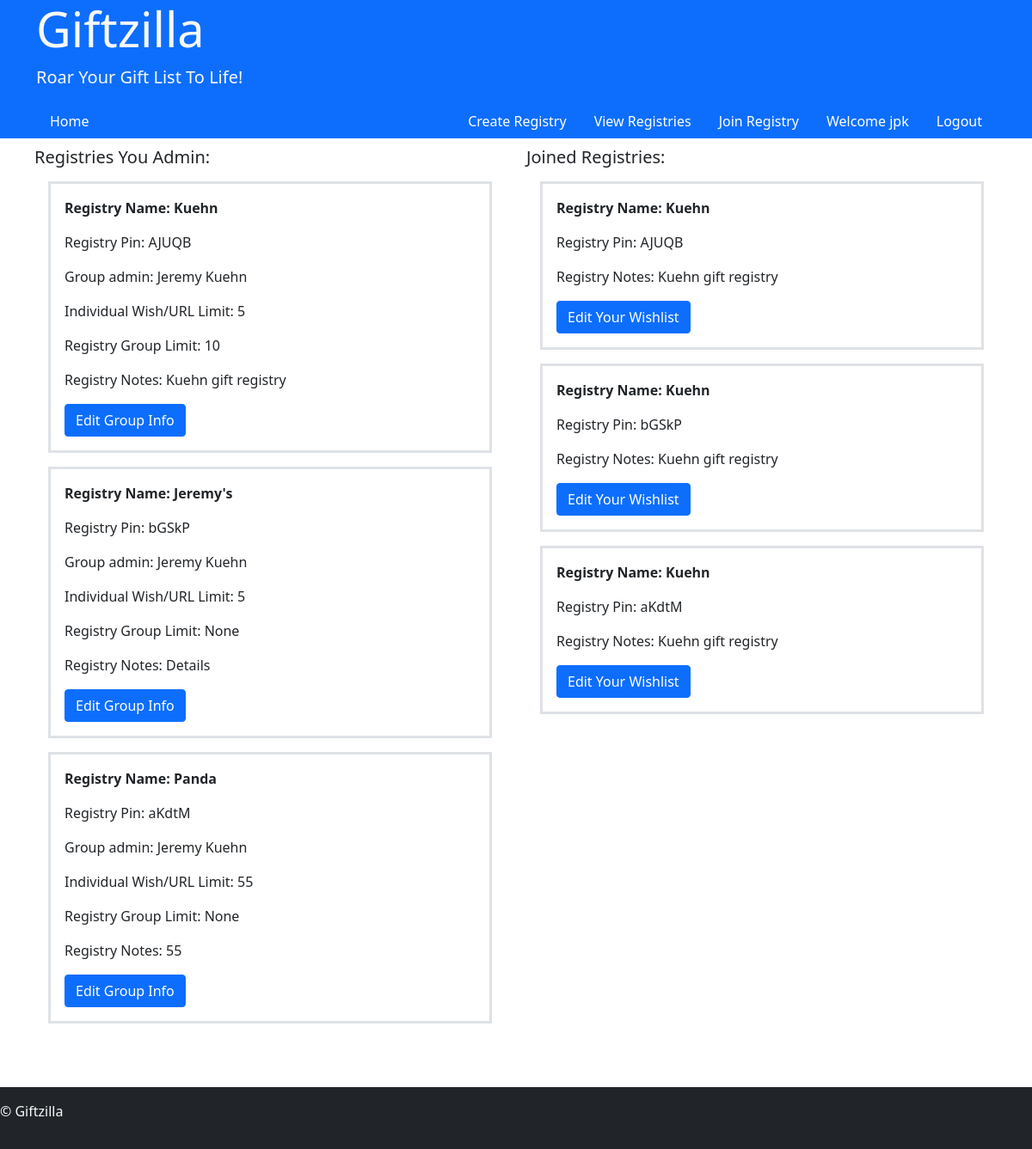
Page /user/1/viewreg (signed in) on the committed database.
### register/models.py (models this page shows, shortened)
class User(AbstractUser):
    groups = models.ManyToManyField(
        'auth.Group',
        related_name='web_users',
        blank=True,
        help_text='The groups this user belongs to. A user will get all permissions granted to each of their groups.',
        verbose_name='groups',
    )
    user_permissions = models.ManyToManyField(
        'auth.Permission',
        related_name='web_users',
        blank=True,
        help_text='Specific permissions for this user.',
        verbose_name='user permissions',
    )

### user/models.py (models this page shows, shortened)
class Registry(models.Model):
    regPin = models.CharField(max_length=5)
    admin = models.ForeignKey(User, on_delete=models.CASCADE)
    regName = models.CharField(max_length=25, verbose_name="Registry Group Name:")
    urlNumCap = models.IntegerField(default=5, verbose_name="Max Number Of Gift Request:", blank=True, null=True)
    spendLimit = models.IntegerField(blank=True, null=True, verbose_name="Max Spending Limit:")
    notes = models.TextField(blank=True, null=True, verbose_name="Notes")
    regGroupCap = models.IntegerField(blank=True, null=True, verbose_name="Max Number of Group Participants:")

class giftGroups(models.Model):
    groupPin = models.CharField(max_length=5)
    user = models.ForeignKey(User, on_delete=models.CASCADE)
    registry = models.ForeignKey(Registry, on_delete=models.CASCADE)

### user/views.py (the view)
# urls.py: path("<int:userID>/viewreg", views.viewReg, name="viewReg"),
@login_required
def viewReg(request, userID):
    if userID != request.user.id:
        return render(request, "index/404.html")
    else:
        user = User.objects.get(id=userID)
        try:
            adminRegs = Registry.objects.filter(admin=user)
        except ObjectDoesNotExist:
            adminRegs = None
        try:
            joinedRegs = giftGroups.objects.filter(user=user)
        except ObjectDoesNotExist:
            joinedRegs = None
        return render(request, "user/viewreg.html", {
            "adminRegs": adminRegs,
            "joinedRegs": joinedRegs
        })

### giftzilla/templates/user/viewreg.html
{% extends 'layout.html' %}
{% block body %}
<div class="container" style="padding: 10px;">
    <div class="row">
        <div class="col">
            <div>
                <h5>Registries You Admin:</h5>
                {% if adminRegs %}
                    {% for admin in adminRegs %}
                        <div class="border border-3 border-gray p-3 m-3">
                            <p class="fw-bold">Registry Name: {{ admin.regName }}</p>
                            <p>Registry Pin: {{ admin.regPin }}</p>
                            <p>Group admin: {{ admin.admin.first_name }} {{ admin.admin.last_name }}</p>
                            <p>Individual Wish/URL Limit: {{ admin.urlNumCap }}</p>
                            <p>Registry Group Limit: {{ admin.regGroupCap }}</p>
                            <p>Registry Notes: {{ admin.notes }}</p>
                            <a class="btn btn-primary" href="{% url 'user:adminReg' groupPin=admin.regPin %}">Edit Group Info</a>
                        </div>
                    {% endfor %}
                {% else %}
                    <p>You currently have no created registries.</p>
                {% endif %}
            </div>
        </div>
        <div class="col">
            <div>
                <h5>Joined Registries:</h5>
                {% if joinedRegs %}
                    {% for join in joinedRegs %}
                        <div class="border border-3 border-gray p-3 m-3">
                            <p class="fw-bold">Registry Name: {{ join.registry.regName }}</p>
                            <p>Registry Pin: {{ join.groupPin }}</p>
                            <p>Registry Notes: {{ join.registry.notes }}</p>
                            <a class="btn btn-primary" href="{% url 'user:userGifts' groupPin=join.groupPin userID=join.user.id %}">Edit Your Wishlist</a>
                        </div>
                    {% endfor %}
                {% else %}
                    <p>You currently have no joined registries.</p>
                {% endif %}
            </div>
        </div>
    </div>
</div>
{% endblock %}

### giftzilla/templates/layout.html (shortened to what this page needs)
<!DOCTYPE html>
<html lang="en">
<head>
    <link href="https://cdn.jsdelivr.net/npm/bootstrap@5.0.2/dist/css/bootstrap.min.css" rel="stylesheet">
</head>
<body>
    <header class="bg-primary text-light">
        <div class="container">
            <h1 class="display-4">Giftzilla</h1>
            <p class="lead">Roar Your Gift List To Life!</p>
            <nav class="d-flex justify-content-between align-items-center">
                <ul class="nav">
                    <li class="nav-item"><a class="nav-link" href="{% url 'index:home' %}">Home</a></li>
                </ul>
                <div>
                    {% if user.is_authenticated %}
                        <ul class="nav">
                            <li class="nav-item"><a class="nav-link" href="{% url 'user:createRegistry' %}">Create Registry</a></li>
                            <li class="nav-item"><a class="nav-link" href="{% url 'user:viewReg' userID=user.id %}">View Registries</a></li>
                            <li class="nav-item"><a class="nav-link" href="{% url 'user:regJoin' userID=user.id %}">Join Registry</a></li>
                            <li class="nav-item">
                                <a class="nav-link" href="{% url 'register:profileView' userID=user.id %}">Welcome {{ user.username }}</a>
                            </li>
                            <li class="nav-item">
                                <a class="nav-link" href="{% url 'register:logout' %}">Logout</a>
                            </li>
                        </ul>
                    {% endif %}
                </div>
            </nav>
        </div>
    </header>
   {% block body %}
   {% endblock %}
    <footer class="bg-dark text-light mt-5 py-3">
        <p>&copy; Giftzilla</p>
    </footer>
</body>
</html>

### giftzilla/templates/layout.html (style rules this page uses)
.nav-link { color: white; }

### rows in the picture
User: username "jpk"
Registry: regName "Kuehn", regPin "AJUQB", admin.first_name "Jeremy", admin.last_name "Kuehn", urlNumCap "5", regGroupCap "10", notes "Kuehn gift registry"
Registry: regName "Jeremy's", regPin "bGSkP", admin.first_name "Jeremy", admin.last_name "Kuehn", urlNumCap "5", regGroupCap "None", notes "Details"
Registry: regName "Panda", regPin "aKdtM", admin.first_name "Jeremy", admin.last_name "Kuehn", urlNumCap "55", regGroupCap "None", notes "55"
giftGroups: registry.regName "Kuehn", groupPin "AJUQB", registry.notes "Kuehn gift registry"
giftGroups: registry.regName "Kuehn", groupPin "bGSkP", registry.notes "Kuehn gift registry"
giftGroups: registry.regName "Kuehn", groupPin "aKdtM", registry.notes "Kuehn gift registry"
